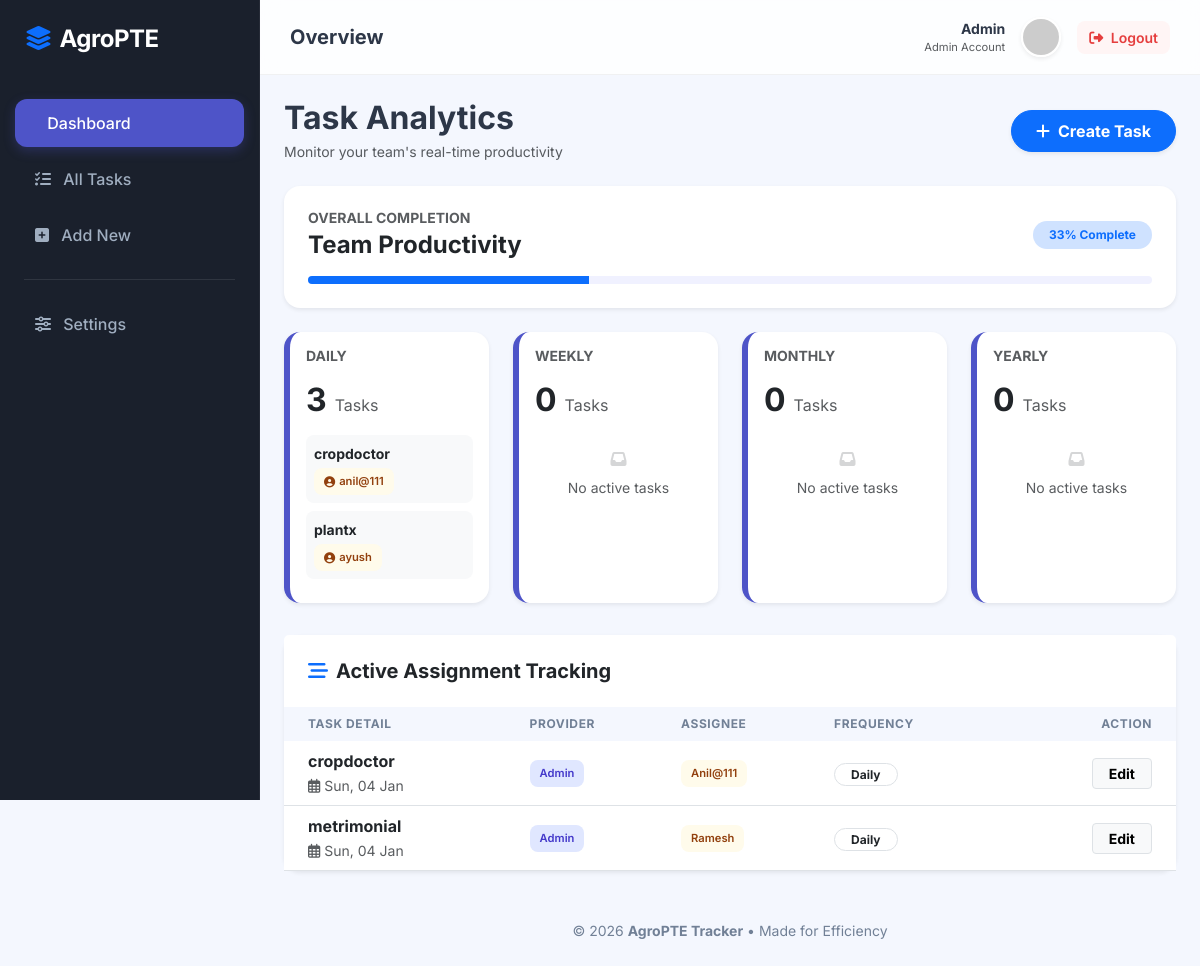
Screenshot of /todo/dashboard/ (signed in) with the database file from the repository.
### todo/models.py (models this page shows, shortened)
class Todo(models.Model):
    FREQUENCY_CHOICES = [
        ('daily', 'Daily'),
        ('weekly', 'Weekly'),
        ('monthly', 'Monthly'),
        ('yearly', 'Yearly'),
    ]
    title = models.CharField(max_length=200)
    description = models.TextField(blank=True, null=True)
    frequency = models.CharField(max_length=10, choices=FREQUENCY_CHOICES, default='daily')
    user = models.ForeignKey(User, on_delete=models.CASCADE, related_name="Todo", null=True, blank=True)
    assigned_to = models.ForeignKey(User, on_delete=models.CASCADE, related_name='tasks', null=True, blank=True)
    created_by = models.ForeignKey(User, on_delete=models.SET_NULL, null=True, related_name='created_tasks')
    is_completed = models.BooleanField(default=False)
    created_at = models.DateTimeField(auto_now_add=True)

### todo/views.py (the view)
# urls.py: path('dashboard/', views.track_dashboard, name='todo_dashboard'),
def track_dashboard(request):
    if request.user.is_staff:
        todos = Todo.objects.all()
    else:
        todos = Todo.objects.filter(assigned_to=request.user)
    total = todos.count()
    completed = todos.filter(is_completed=True).count()
    all_users = User.objects.all()
    context = {
        'total': total,
        'completed': completed,
        'percentage': (completed / total * 100) if total > 0 else 0,
        'all_users': all_users,
        'stats': {
            'Daily': todos.filter(frequency='daily'),
            'Weekly': todos.filter(frequency='weekly'),
            'Monthly': todos.filter(frequency='monthly'),
            'Yearly': todos.filter(frequency='yearly'),
        }
    }
    return render(request, 'todo/dashboard.html', context)

### templates/todo/dashboard.html (shortened to what this page needs)
<!DOCTYPE html>
<html lang="en">
<head>
    <link href="https://cdn.jsdelivr.net/npm/bootstrap@5.3.0/dist/css/bootstrap.min.css" rel="stylesheet">
    <link rel="stylesheet" href="https://cdnjs.cloudflare.com/ajax/libs/font-awesome/6.4.0/css/all.min.css">
</head>
<body>
    <div class="sidebar">
        <div class="sidebar-brand">
            <h4 class="fw-bold mb-0"><i class="fas fa-layer-group me-2 text-primary"></i>AgroPTE</h4>
        </div>
        <nav class="nav flex-column mt-3">
            <a class="nav-link active" href="{% url 'todo_dashboard' %}"> Dashboard</a>
            <a class="nav-link" href="{% url 'todo_list' %}"><i class="fas fa-tasks me-2"></i> All Tasks</a>
            <a class="nav-link" href="{% url 'todo_add' %}"><i class="fas fa-plus-square me-2"></i> Add New</a>
            <div class="px-4 py-3"><hr class="border-secondary opacity-25 m-0"></div>
            <a class="nav-link" href="#"><i class="fas fa-sliders-h me-2"></i> Settings</a>
        </nav>
    </div>
    <div class="main-content">
        <header class="header justify-content-between">
            <h5 class="mb-0 fw-bold">Overview</h5>
            <div class="d-flex align-items-center gap-3">
                <div class="text-end d-none d-md-block">
                    <div class="fw-bold small">{{ request.user.username|capfirst }}</div>
                    <div class="text-muted small" style="font-size: 0.7rem;">Admin Account</div>
                </div>
                <img src="https://ui-avatars.com/api/?name={{ request.user.username }}&background=4e54c8&color=fff" class="rounded-circle border border-2 border-white shadow-sm" width="40" alt="avatar">
                <a href="{% url 'logout' %}" class="logout-btn small"><i class="fas fa-sign-out-alt me-1"></i> Logout</a>
            </div>
        </header>
        <div class="container-fluid p-4">
            <div class="row align-items-center mb-4">
                <div class="col">
                    <h2 class="fw-bold mb-1">Task Analytics</h2>
                    <p class="text-muted small mb-0">Monitor your team's real-time productivity</p>
                </div>
                <div class="col-auto">
                    <a href="{% url 'todo_add' %}" class="btn btn-primary px-4 py-2 shadow-sm rounded-pill fw-bold">
                        <i class="fas fa-plus me-2"></i>Create Task
                    </a>
                </div>
            </div>
            <div class="card mb-4 shadow-sm">
                <div class="card-body p-4">
                    <div class="d-flex justify-content-between align-items-center mb-3">
                        <div>
                            <h6 class="text-muted small text-uppercase fw-bold mb-1">Overall Completion</h6>
                            <h4 class="fw-bold mb-0">Team Productivity</h4>
                        </div>
                        <span class="badge bg-primary-subtle text-primary px-3 py-2 rounded-pill fw-bold">{{ percentage|floatformat:0 }}% Complete</span>
                    </div>
                    <div class="progress">
                        <div class="progress-bar bg-primary" role="progressbar" style="width: {{ percentage }}%;"></div>
                    </div>
                </div>
            </div>
            <div class="row">
                {% for freq, tasks in stats.items %}
                <div class="col-xl-3 col-md-6 mb-4">
                    <div class="card h-100 shadow-sm card-stats">
                        <div class="card-body">
                            <h6 class="text-uppercase text-muted small fw-bold mb-3">{{ freq }}</h6>
                            <div class="d-flex align-items-baseline mb-3">
                                <h2 class="mb-0 fw-bold">{{ tasks.count }}</h2>
                                <span class="ms-2 text-muted">Tasks</span>
                            </div>
                            <div class="task-preview">
                                {% for task in tasks|slice:":2" %}
                                <div class="p-2 bg-light rounded-3 mb-2">
                                    <div class="text-truncate small fw-bold mb-1">{{ task.title }}</div>
                                    <span class="user-badge badge-taker"><i class="fas fa-user-circle me-1"></i>{{ task.assigned_to.username|truncatechars:10 }}</span>
                                </div>
                                {% empty %}
                                <div class="text-center py-3">
                                    <i class="fas fa-inbox text-muted opacity-25 mb-2 d-block"></i>
                                    <span class="text-muted small">No active tasks</span>
                                </div>
                                {% endfor %}
                            </div>
                        </div>
                    </div>
                </div>
                {% endfor %}
            </div>
            <div class="card shadow-sm mt-2">
                <div class="card-header bg-white border-0 py-4 px-4">
                    <h5 class="mb-0 fw-bold"><i class="fas fa-stream me-2 text-primary"></i>Active Assignment Tracking</h5>
                </div>
                <div class="table-responsive">
                    <table class="table table-hover align-middle mb-0">
                        <thead>
                            <tr>
                                <th class="ps-4">Task Detail</th>
                                <th>Provider</th>
                                <th>Assignee</th>
                                <th>Frequency</th>
                                <th class="text-end pe-4">Action</th>
                            </tr>
                        </thead>
                        <tbody>
                            {% for freq, tasks in stats.items %}
                                {% for task in tasks %}
                                    {% if not task.is_completed %}
                                    <tr>
                                        <td class="ps-4">
                                            <div class="fw-bold">{{ task.title }}</div>
                                            <small class="text-muted"><i class="far fa-calendar-alt me-1"></i>{{ task.created_at|date:"D, d M" }}</small>
                                        </td>
                                        <td>
                                            <span class="user-badge badge-provider">
                                                {{ task.created_by.username|default:"Admin"|capfirst }}
                                            </span>
                                        </td>
                                        <td>
                                            <span class="user-badge badge-taker">
                                                {{ task.assigned_to.username|capfirst }}
                                            </span>
                                        </td>
                                        <td><span class="badge rounded-pill bg-white text-dark border px-3">{{ task.get_frequency_display }}</span></td>
                                        <td class="text-end pe-4">
                                            <a href="{% url 'todo_edit' task.id %}" class="btn btn-sm btn-light border fw-bold px-3">Edit</a>
                                        </td>
                                    </tr>
                                    {% endif %}
                                {% endfor %}
                            {% endfor %}
                        </tbody>
                    </table>
                </div>
            </div>
        </div>
        <footer>
            <div class="small">
                &copy; 2026 <strong>AgroPTE Tracker</strong> • Made for Efficiency
            </div>
        </footer>
    </div>
</body>
</html>

### templates/todo/dashboard.html (style rules this page uses)
:root { --sidebar-width: 260px; --primary-color: #4e54c8; --primary-light: #f0f1ff; --bg-light: #f4f7fe; --text-dark: #2d3748; --text-muted: #718096; }
body { background-color: var(--bg-light); font-family: 'Inter', sans-serif; color: var(--text-dark); overflow-x: hidden; }
.sidebar { width: var(--sidebar-width); height: 100vh; position: fixed; left: 0; top: 0; background: #1a202c; color: white; transition: all 0.3s; z-index: 1000; border-right: 1px solid rgba(255,255,255,0.05); }
.sidebar-brand { padding: 25px; font-size: 1.25rem; letter-spacing: -0.5px; }
.sidebar .nav-link { color: #a0aec0; padding: 12px 20px; border-radius: 12px; margin: 4px 15px; font-weight: 500; transition: all 0.2s; }
.sidebar .nav-link.active { background: var(--primary-color); color: white; box-shadow: 0 4px 12px rgba(78, 84, 200, 0.3); }
.main-content { margin-left: var(--sidebar-width); min-height: 100vh; display: flex; flex-direction: column; }
.header { background: rgba(255, 255, 255, 0.8); backdrop-filter: blur(10px); height: 75px; display: flex; align-items: center; padding: 0 30px; border-bottom: 1px solid rgba(0,0,0,0.05); position: sticky; top: 0; z-index: 999; }
.logout-btn { text-decoration: none; color: #e53e3e; background: #fff5f5; padding: 6px 12px; border-radius: 8px; font-weight: 600; transition: all 0.2s; }
.card { border: none; border-radius: 16px; transition: transform 0.2s, box-shadow 0.2s; }
.card-stats { border-left: 6px solid var(--primary-color); }
.progress { height: 8px; border-radius: 10px; background-color: var(--primary-light); }
.user-badge { font-size: 0.7rem; padding: 5px 10px; border-radius: 8px; font-weight: 600; display: inline-flex; align-items: center; }
.badge-provider { background: #e0e7ff; color: #4338ca; }
.badge-taker { background: #fffbeb; color: #92400e; }
.table thead th { background-color: var(--bg-light); text-transform: uppercase; font-size: 0.75rem; letter-spacing: 0.05em; color: var(--text-muted); border: none; }
footer { background: transparent; padding: 25px; text-align: center; color: var(--text-muted); }

### rows the page displays
Todo: title "cropdoctor", assigned_to.username "anil@111", created_at "Sun, 04 Jan", created_by.username "Admin", assigned_to.username "Anil@111", frequency "Daily"
Todo: title "plantx", assigned_to.username "ayush"
Todo: title "metrimonial", created_at "Sun, 04 Jan", created_by.username "Admin", assigned_to.username "Ramesh", frequency "Daily"

### other values shown
{{ request.user.username|capfirst }} "Admin"
{{ percentage|floatformat:0 }} "33"
{{ freq }} "DAILY" "WEEKLY" "MONTHLY" "YEARLY"
{{ tasks.count }} "3" "0" "0" "0"
